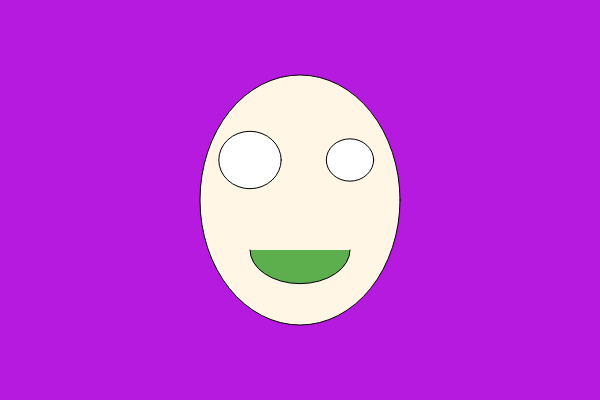
Frame 1 (no input)
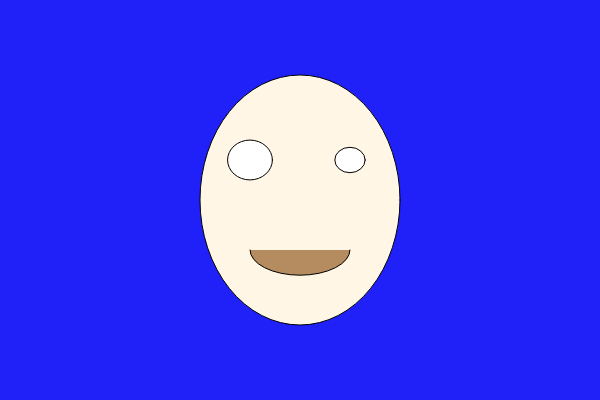
Frame 60 (no input)
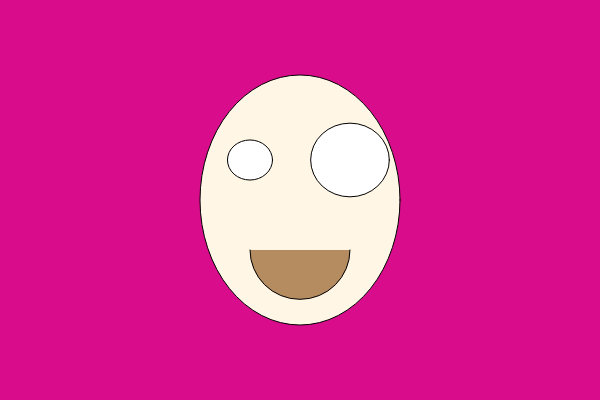
Frame 120 (the mouse pressed at the canvas centre since frame 60)

The p5.js sketch that drew these frames (run headless with seeded random() and noise() and a simulated clock; from frame 60 on, the mouse is pressed at the canvas centre):

// p5.js sketch
// ── sketch.js
function setup() {
  createCanvas(600, 400);//Tamany de l'àrea de dibuix
  //El primer número es l'amplada en pixels i el segon número es l'alçada en pixels.
}

function draw() {
  let r=random(0,255);
  let g=random(0,127);
  let b=random(128,255);
  let x=random(0,50);
  let y=50 * noise(0.05 * frameCount);
 // frameRate(5);
  background(r,g,b);// Color del fons del dibuix.
  //El primer número es el nivell de vermell"R", el segon número es el nivell de verd "G" i el tercer número es l'entensitat de blau "B", per tant color RGB en html. Dintre de background o fons.
 fill(255,246,229);//Color de  la cara exterior.
  //En el cas del fill serà al mateix pero el que fa es omplir de color la figura següent que son dos ellipses.
  ellipse(300,200,200,250);//Forma de la cara exterior
  //El primer número es la posició x del centre de l'ellipse desde la cantonada superior esquerra que es al "0,0",el segon número es la posició "y" o alçada del centre de l'ellipse  i el tercer número l'amplada del ellipse. El quart número es l'alçada de l'ellipse.
     fill(255,255,255);//Color blanc dels ulls
  ellipse(250,160,30+y,25+y);   // Forma de l'ull dret perquè x=250   
    ellipse(350, 160,30+x,25+x); //Forma de l'ull esquerra perquè x=350          
     fill(255-y*5,110+y*2,110-y);//Color de la boca

arc(300,250,100,50+x,0,PI);//Forma de la boca
}
